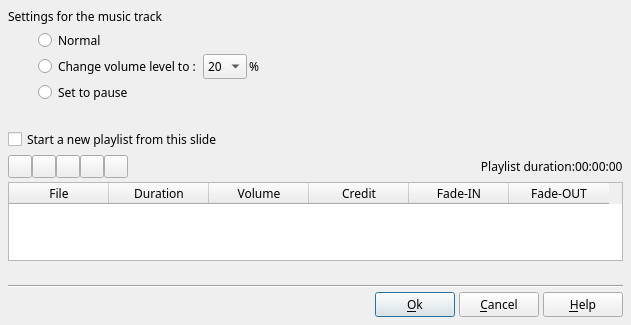
<?xml version="1.0" encoding="UTF-8"?>
<ui version="4.0">
 <class>DlgMusicProperties</class>
 <widget class="QDialog" name="DlgMusicProperties">
  <property name="geometry">
   <rect>
    <x>0</x>
    <y>0</y>
    <width>631</width>
    <height>325</height>
   </rect>
  </property>
  <property name="minimumSize">
   <size>
    <width>500</width>
    <height>300</height>
   </size>
  </property>
  <property name="font">
   <font>
    <family>Sans Serif</family>
    <pointsize>9</pointsize>
   </font>
  </property>
  <property name="windowTitle">
   <string>Music properties</string>
  </property>
  <layout class="QVBoxLayout" name="verticalLayout">
   <property name="spacing">
    <number>4</number>
   </property>
   <property name="leftMargin">
    <number>8</number>
   </property>
   <property name="topMargin">
    <number>8</number>
   </property>
   <property name="rightMargin">
    <number>8</number>
   </property>
   <property name="bottomMargin">
    <number>8</number>
   </property>
   <item>
    <widget class="QLabel" name="label">
     <property name="text">
      <string>Settings for the music track</string>
     </property>
    </widget>
   </item>
   <item>
    <layout class="QGridLayout" name="gridLayout">
     <property name="leftMargin">
      <number>30</number>
     </property>
     <property name="topMargin">
      <number>0</number>
     </property>
     <property name="rightMargin">
      <number>0</number>
     </property>
     <property name="bottomMargin">
      <number>0</number>
     </property>
     <property name="spacing">
      <number>2</number>
     </property>
     <item row="1" column="0">
      <widget class="QRadioButton" name="SameMusicReduceVolumeRD">
       <property name="toolTip">
        <string>Specifies that from now on, the sound volume is reduced.
This option is particularly useful, for example, to reduce the sound of the music during the play of a video.
Remark: This volume reduction is applied only for the selected slide.</string>
       </property>
       <property name="text">
        <string>Change volume level to :</string>
       </property>
       <attribute name="buttonGroup">
        <string notr="true">buttonGroup_2</string>
       </attribute>
      </widget>
     </item>
     <item row="1" column="1">
      <widget class="QComboBox" name="VolumeReductionFactorCB">
       <property name="sizePolicy">
        <sizepolicy hsizetype="Fixed" vsizetype="Fixed">
         <horstretch>0</horstretch>
         <verstretch>0</verstretch>
        </sizepolicy>
       </property>
       <property name="toolTip">
        <string>Define the sound volume for this slide</string>
       </property>
       <property name="currentIndex">
        <number>7</number>
       </property>
       <item>
        <property name="text">
         <string notr="true">90</string>
        </property>
       </item>
       <item>
        <property name="text">
         <string notr="true">80</string>
        </property>
       </item>
       <item>
        <property name="text">
         <string notr="true">70</string>
        </property>
       </item>
       <item>
        <property name="text">
         <string notr="true">60</string>
        </property>
       </item>
       <item>
        <property name="text">
         <string notr="true">50</string>
        </property>
       </item>
       <item>
        <property name="text">
         <string notr="true">40</string>
        </property>
       </item>
       <item>
        <property name="text">
         <string notr="true">30</string>
        </property>
       </item>
       <item>
        <property name="text">
         <string notr="true">20</string>
        </property>
       </item>
       <item>
        <property name="text">
         <string notr="true">10</string>
        </property>
       </item>
      </widget>
     </item>
     <item row="1" column="2">
      <widget class="QLabel" name="label_3">
       <property name="sizePolicy">
        <sizepolicy hsizetype="Expanding" vsizetype="Preferred">
         <horstretch>0</horstretch>
         <verstretch>0</verstretch>
        </sizepolicy>
       </property>
       <property name="text">
        <string notr="true">%</string>
       </property>
      </widget>
     </item>
     <item row="2" column="0" colspan="3">
      <widget class="QRadioButton" name="SameMusicPauseRD">
       <property name="toolTip">
        <string>Pauses the current play list.
Remark: This pause is applied only for the selected slide</string>
       </property>
       <property name="text">
        <string>Set to pause</string>
       </property>
       <attribute name="buttonGroup">
        <string notr="true">buttonGroup_2</string>
       </attribute>
      </widget>
     </item>
     <item row="0" column="0" colspan="3">
      <widget class="QRadioButton" name="SameMusicNormalRD">
       <property name="toolTip">
        <string>No specific settings</string>
       </property>
       <property name="text">
        <string>Normal</string>
       </property>
       <attribute name="buttonGroup">
        <string notr="true">buttonGroup_2</string>
       </attribute>
      </widget>
     </item>
    </layout>
   </item>
   <item>
    <widget class="QLabel" name="label_2">
     <property name="text">
      <string notr="true"/>
     </property>
    </widget>
   </item>
   <item>
    <widget class="QCheckBox" name="NewMusicCB">
     <property name="toolTip">
      <string>You can start a new playlist from this slide</string>
     </property>
     <property name="text">
      <string>Start a new playlist from this slide</string>
     </property>
    </widget>
   </item>
   <item>
    <layout class="QHBoxLayout" name="horizontalLayout">
     <property name="spacing">
      <number>0</number>
     </property>
     <property name="leftMargin">
      <number>0</number>
     </property>
     <property name="topMargin">
      <number>0</number>
     </property>
     <property name="rightMargin">
      <number>0</number>
     </property>
     <property name="bottomMargin">
      <number>0</number>
     </property>
     <item>
      <widget class="QToolButton" name="AddMusicBt">
       <property name="toolTip">
        <string>Adds a file to the playlist.
A file selection dialog appears, allowing you to select a file</string>
       </property>
       <property name="text">
        <string notr="true"/>
       </property>
       <property name="icon">
        <iconset resource="../RSCffDiaporama.qrc">
         <normaloff>:/img/add_sound.png</normaloff>:/img/add_sound.png</iconset>
       </property>
      </widget>
     </item>
     <item>
      <widget class="QToolButton" name="EditMusicBt">
       <property name="toolTip">
        <string>Cut the currently selected file from the playlist</string>
       </property>
       <property name="text">
        <string notr="true"/>
       </property>
       <property name="icon">
        <iconset resource="../RSCffDiaporama.qrc">
         <normaloff>:/img/EditSound.png</normaloff>:/img/EditSound.png</iconset>
       </property>
      </widget>
     </item>
     <item>
      <widget class="QToolButton" name="RemoveMusicBt">
       <property name="toolTip">
        <string>Removes the currently selected file from the playlist</string>
       </property>
       <property name="text">
        <string notr="true"/>
       </property>
       <property name="icon">
        <iconset resource="../RSCffDiaporama.qrc">
         <normaloff>:/img/trash.png</normaloff>:/img/trash.png</iconset>
       </property>
      </widget>
     </item>
     <item>
      <widget class="QToolButton" name="UpMusicBt">
       <property name="toolTip">
        <string>Changes the order in which the music files will be played.
Moves the currently selected file one step up.</string>
       </property>
       <property name="text">
        <string notr="true"/>
       </property>
       <property name="icon">
        <iconset resource="../RSCffDiaporama.qrc">
         <normaloff>:/img/arrow_up.png</normaloff>:/img/arrow_up.png</iconset>
       </property>
      </widget>
     </item>
     <item>
      <widget class="QToolButton" name="DownMusicBt">
       <property name="toolTip">
        <string>Changes the order in which the music files will be played.
Moves the currently selected file one step down</string>
       </property>
       <property name="text">
        <string notr="true"/>
       </property>
       <property name="icon">
        <iconset resource="../RSCffDiaporama.qrc">
         <normaloff>:/img/arrow_down.png</normaloff>:/img/arrow_down.png</iconset>
       </property>
      </widget>
     </item>
     <item>
      <widget class="QLabel" name="Label1">
       <property name="sizePolicy">
        <sizepolicy hsizetype="Expanding" vsizetype="Preferred">
         <horstretch>0</horstretch>
         <verstretch>0</verstretch>
        </sizepolicy>
       </property>
       <property name="text">
        <string>Playlist duration:</string>
       </property>
       <property name="alignment">
        <set>Qt::AlignRight|Qt::AlignTrailing|Qt::AlignVCenter</set>
       </property>
      </widget>
     </item>
     <item>
      <widget class="QLabel" name="LabelDuration">
       <property name="sizePolicy">
        <sizepolicy hsizetype="Fixed" vsizetype="Preferred">
         <horstretch>0</horstretch>
         <verstretch>0</verstretch>
        </sizepolicy>
       </property>
       <property name="text">
        <string notr="true">00:00:00</string>
       </property>
      </widget>
     </item>
    </layout>
   </item>
   <item>
    <widget class="QTableWidget" name="PlayListTable">
     <property name="toolTip">
      <string/>
     </property>
     <property name="editTriggers">
      <set>QAbstractItemView::NoEditTriggers</set>
     </property>
     <property name="showDropIndicator" stdset="0">
      <bool>false</bool>
     </property>
     <property name="dragDropOverwriteMode">
      <bool>false</bool>
     </property>
     <property name="selectionMode">
      <enum>QAbstractItemView::SingleSelection</enum>
     </property>
     <property name="selectionBehavior">
      <enum>QAbstractItemView::SelectRows</enum>
     </property>
     <property name="iconSize">
      <size>
       <width>32</width>
       <height>32</height>
      </size>
     </property>
     <property name="wordWrap">
      <bool>true</bool>
     </property>
     <property name="cornerButtonEnabled">
      <bool>false</bool>
     </property>
     <property name="rowCount">
      <number>0</number>
     </property>
     <attribute name="horizontalHeaderStretchLastSection">
      <bool>false</bool>
     </attribute>
     <attribute name="verticalHeaderVisible">
      <bool>false</bool>
     </attribute>
     <column>
      <property name="text">
       <string>File</string>
      </property>
      <property name="font">
       <font>
        <pointsize>9</pointsize>
       </font>
      </property>
     </column>
     <column>
      <property name="text">
       <string>Duration</string>
      </property>
      <property name="font">
       <font>
        <pointsize>9</pointsize>
       </font>
      </property>
      <property name="textAlignment">
       <set>AlignHCenter|AlignVCenter|AlignCenter</set>
      </property>
     </column>
     <column>
      <property name="text">
       <string>Volume</string>
      </property>
      <property name="font">
       <font>
        <pointsize>9</pointsize>
       </font>
      </property>
      <property name="textAlignment">
       <set>AlignHCenter|AlignVCenter|AlignCenter</set>
      </property>
     </column>
     <column>
      <property name="text">
       <string>Credit</string>
      </property>
      <property name="textAlignment">
       <set>AlignHCenter|AlignVCenter|AlignCenter</set>
      </property>
     </column>
     <column>
      <property name="text">
       <string>Fade-IN</string>
      </property>
      <property name="textAlignment">
       <set>AlignHCenter|AlignVCenter|AlignCenter</set>
      </property>
     </column>
     <column>
      <property name="text">
       <string>Fade-OUT</string>
      </property>
      <property name="textAlignment">
       <set>AlignHCenter|AlignVCenter|AlignCenter</set>
      </property>
     </column>
    </widget>
   </item>
   <item>
    <widget class="QLabel" name="FilePath">
     <property name="sizePolicy">
      <sizepolicy hsizetype="Expanding" vsizetype="Preferred">
       <horstretch>0</horstretch>
       <verstretch>0</verstretch>
      </sizepolicy>
     </property>
     <property name="text">
      <string notr="true">&lt;filepath&gt;</string>
     </property>
     <property name="wordWrap">
      <bool>true</bool>
     </property>
    </widget>
   </item>
   <item>
    <widget class="Line" name="line">
     <property name="orientation">
      <enum>Qt::Horizontal</enum>
     </property>
    </widget>
   </item>
   <item>
    <layout class="QHBoxLayout" name="horizontalLayout_2">
     <property name="spacing">
      <number>4</number>
     </property>
     <item>
      <spacer name="horizontalSpacer_2">
       <property name="orientation">
        <enum>Qt::Horizontal</enum>
       </property>
       <property name="sizeHint" stdset="0">
        <size>
         <width>40</width>
         <height>20</height>
        </size>
       </property>
      </spacer>
     </item>
     <item>
      <widget class="QPushButton" name="OKBT">
       <property name="toolTip">
        <string>Accept modification and exit dialog box</string>
       </property>
       <property name="text">
        <string>&amp;Ok</string>
       </property>
       <property name="icon">
        <iconset resource="../RSCffDiaporama.qrc">
         <normaloff>:/img/action_ok.png</normaloff>:/img/action_ok.png</iconset>
       </property>
      </widget>
     </item>
     <item>
      <widget class="QPushButton" name="CancelBt">
       <property name="toolTip">
        <string>Cancel modification and exit dialog box</string>
       </property>
       <property name="text">
        <string>&amp;Cancel</string>
       </property>
       <property name="icon">
        <iconset resource="../RSCffDiaporama.qrc">
         <normaloff>:/img/action_cancel.png</normaloff>:/img/action_cancel.png</iconset>
       </property>
      </widget>
     </item>
     <item>
      <widget class="QPushButton" name="HelpBt">
       <property name="toolTip">
        <string>Show help about this dialogue box</string>
       </property>
       <property name="text">
        <string>&amp;Help</string>
       </property>
       <property name="icon">
        <iconset resource="../RSCffDiaporama.qrc">
         <normaloff>:/img/help.png</normaloff>:/img/help.png</iconset>
       </property>
      </widget>
     </item>
    </layout>
   </item>
  </layout>
 </widget>
 <tabstops>
  <tabstop>SameMusicNormalRD</tabstop>
  <tabstop>SameMusicReduceVolumeRD</tabstop>
  <tabstop>VolumeReductionFactorCB</tabstop>
  <tabstop>SameMusicPauseRD</tabstop>
  <tabstop>NewMusicCB</tabstop>
  <tabstop>AddMusicBt</tabstop>
  <tabstop>EditMusicBt</tabstop>
  <tabstop>RemoveMusicBt</tabstop>
  <tabstop>UpMusicBt</tabstop>
  <tabstop>DownMusicBt</tabstop>
  <tabstop>PlayListTable</tabstop>
  <tabstop>OKBT</tabstop>
  <tabstop>CancelBt</tabstop>
  <tabstop>HelpBt</tabstop>
 </tabstops>
 <resources>
  <include location="../RSCffDiaporama.qrc"/>
 </resources>
 <connections/>
 <buttongroups>
  <buttongroup name="buttonGroup_2"/>
 </buttongroups>
</ui>
